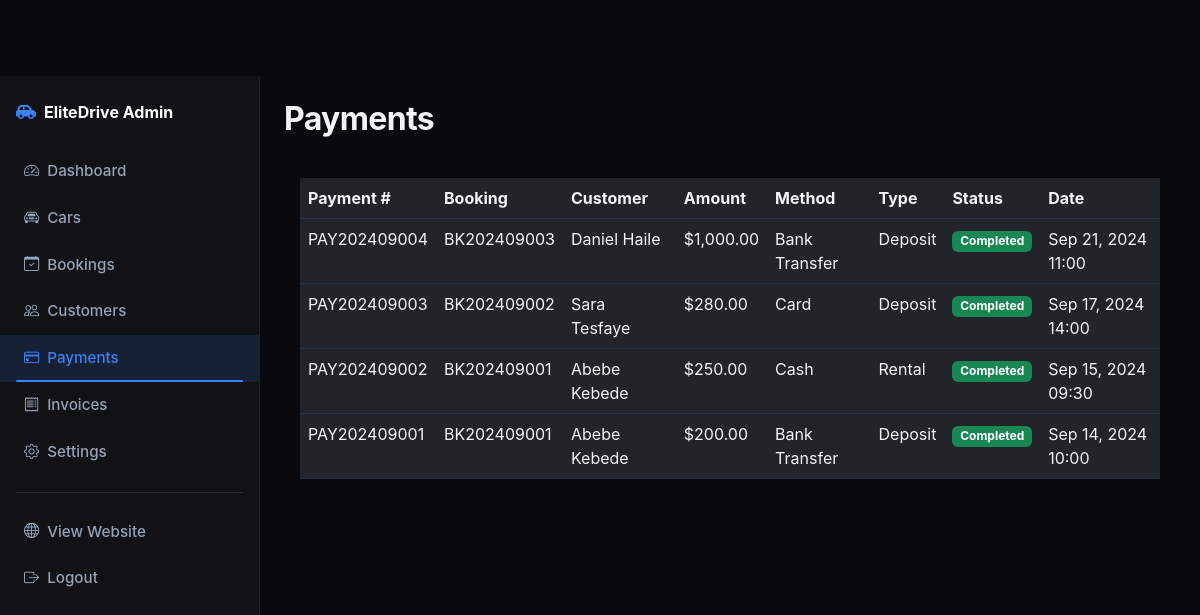
The page /admin/payments.php (signed in) on the database its author committed.
### tables this page shows
CREATE TABLE `payments` (
  `id` int(11) NOT NULL AUTO_INCREMENT,
  `booking_id` int(11) NOT NULL,
  `payment_number` varchar(20) NOT NULL,
  `amount` decimal(10,2) NOT NULL,
  `payment_method` enum('Cash','Bank Transfer','Card','Mobile Money','Other') NOT NULL,
  `payment_type` enum('Deposit','Rental','Additional','Refund') DEFAULT 'Rental',
  `status` enum('Pending','Completed','Failed','Refunded') DEFAULT 'Pending',
  `transaction_ref` varchar(100) DEFAULT NULL,
  `notes` text DEFAULT NULL,
  `paid_at` datetime DEFAULT NULL,
  `created_at` timestamp NOT NULL DEFAULT CURRENT_TIMESTAMP,
  PRIMARY KEY (`id`),
  UNIQUE KEY `payment_number` (`payment_number`),
  KEY `idx_booking` (`booking_id`),
  CONSTRAINT `fk_payments_booking` FOREIGN KEY (`booking_id`) REFERENCES `bookings` (`id`) ON DELETE CASCADE
);

CREATE TABLE `bookings` (
  `id` int(11) NOT NULL AUTO_INCREMENT,
  `booking_number` varchar(20) NOT NULL,
  `user_id` int(11) DEFAULT NULL,
  `car_id` int(11) NOT NULL,
  `pickup_location_id` int(11) NOT NULL,
  `return_location_id` int(11) NOT NULL,
  `pickup_date` date NOT NULL,
  `return_date` date NOT NULL,
  `pickup_time` time DEFAULT '10:00:00',
  `return_time` time DEFAULT '10:00:00',
  `rental_days` int(5) NOT NULL,
  `daily_rate` decimal(10,2) NOT NULL,
  `subtotal` decimal(10,2) NOT NULL,
  `discount` decimal(10,2) DEFAULT 0.00,
  `deposit` decimal(10,2) DEFAULT 0.00,
  `additional_fees` decimal(10,2) DEFAULT 0.00,
  `total_amount` decimal(10,2) NOT NULL,
  `paid_amount` decimal(10,2) DEFAULT 0.00,
  `status` enum('Pending','Confirmed','Active','Completed','Cancelled') DEFAULT 'Pending',
  `customer_name` varchar(100) NOT NULL,
  `customer_email` varchar(100) NOT NULL,
  `customer_phone` varchar(20) NOT NULL,
  `customer_address` text DEFAULT NULL,
  `driver_license` varchar(50) DEFAULT NULL,
  `notes` text DEFAULT NULL,
  `admin_notes` text DEFAULT NULL,
  `created_at` timestamp NOT NULL DEFAULT CURRENT_TIMESTAMP,
  `updated_at` timestamp NOT NULL DEFAULT CURRENT_TIMESTAMP ON UPDATE CURRENT_TIMESTAMP,
  PRIMARY KEY (`id`),
  UNIQUE KEY `booking_number` (`booking_number`),
  KEY `idx_user` (`user_id`),
  KEY `idx_car` (`car_id`),
  KEY `idx_status` (`status`),
  KEY `idx_dates` (`pickup_date`,`return_date`),
  CONSTRAINT `fk_bookings_user` FOREIGN KEY (`user_id`) REFERENCES `users` (`id`) ON DELETE SET NULL,
  CONSTRAINT `fk_bookings_car` FOREIGN KEY (`car_id`) REFERENCES `cars` (`id`),
  CONSTRAINT `fk_bookings_pickup` FOREIGN KEY (`pickup_location_id`) REFERENCES `locations` (`id`),
  CONSTRAINT `fk_bookings_return` FOREIGN KEY (`return_location_id`) REFERENCES `locations` (`id`)
);

### admin/payments.php (the view, shortened to what this page needs)
<?php
require_once '../includes/functions.php';
require_once '../includes/auth.php';
$payments = $pdo->query("SELECT p.*, b.booking_number, b.customer_name FROM payments p LEFT JOIN bookings b ON p.booking_id = b.id ORDER BY p.paid_at DESC, p.id DESC")->fetchAll();
?>
<!DOCTYPE html>
<html lang="en">
<head>
    <link href="https://cdn.jsdelivr.net/npm/bootstrap@5.3.3/dist/css/bootstrap.min.css" rel="stylesheet">
    <link href="https://cdn.jsdelivr.net/npm/bootstrap-icons@1.11.3/font/bootstrap-icons.min.css" rel="stylesheet">
    <link href="https://cdnjs.cloudflare.com/ajax/libs/font-awesome/6.5.1/css/all.min.css" rel="stylesheet">
    <link href="../assets/css/style.css" rel="stylesheet">
</head>
<body>
    <div class="d-flex">
        <div class="admin-sidebar" style="width:260px;flex-shrink:0;">
            <div class="px-3 mb-4">
                <a href="dashboard.php" class="text-decoration-none text-white">
                    <i class="fas fa-car-side text-accent me-2"></i><strong>EliteDrive Admin</strong>
                </a>
            </div>
            <nav class="nav flex-column">
                <a class="nav-link" href="dashboard.php"><i class="bi bi-speedometer2 me-2"></i>Dashboard</a>
                <a class="nav-link" href="cars.php"><i class="bi bi-car-front me-2"></i>Cars</a>
                <a class="nav-link" href="bookings.php"><i class="bi bi-calendar-check me-2"></i>Bookings</a>
                <a class="nav-link" href="customers.php"><i class="bi bi-people me-2"></i>Customers</a>
                <a class="nav-link active" href="payments.php"><i class="bi bi-credit-card me-2"></i>Payments</a>
                <a class="nav-link" href="invoices.php"><i class="bi bi-receipt me-2"></i>Invoices</a>
                <a class="nav-link" href="settings.php"><i class="bi bi-gear me-2"></i>Settings</a>
                <hr class="border-secondary mx-3">
                <a class="nav-link" href="../index.php" target="_blank"><i class="bi bi-globe me-2"></i>View Website</a>
                <a class="nav-link" href="logout.php"><i class="bi bi-box-arrow-right me-2"></i>Logout</a>
            </nav>
        </div>
        <div class="flex-grow-1 p-4" style="background:var(--bg-dark);min-height:100vh;">
            <h2 class="mb-4">Payments</h2>
            <div class="card-dark p-3">
                <div class="table-responsive">
                    <table class="table table-dark table-hover mb-0">
                        <thead>
                            <tr>
                                <th>Payment #</th>
                                <th>Booking</th>
                                <th>Customer</th>
                                <th>Amount</th>
                                <th>Method</th>
                                <th>Type</th>
                                <th>Status</th>
                                <th>Date</th>
                            </tr>
                        </thead>
                        <tbody>
                            <?php if (empty($payments)): ?>
                                <tr><td colspan="8" class="text-center text-muted py-4">No payments yet.</td></tr>
                            <?php else: foreach ($payments as $p): ?>
                                <tr>
                                    <td><?= e($p['payment_number']) ?></td>
                                    <td><?= e($p['booking_number'] ?? '-') ?></td>
                                    <td><?= e($p['customer_name'] ?? '-') ?></td>
                                    <td class="text-accent"><?= formatPrice($p['amount']) ?></td>
                                    <td><?= e($p['payment_method']) ?></td>
                                    <td><?= e($p['payment_type']) ?></td>
                                    <td><?= statusBadge($p['status']) ?></td>
                                    <td><?= $p['paid_at'] ? date('M d, Y H:i', strtotime($p['paid_at'])) : '-' ?></td>
                                </tr>
                            <?php endforeach; endif; ?>
                        </tbody>
                    </table>
                </div>
            </div>
        </div>
    </div>
</body>
</html>

### includes/functions.php (shortened to what this page needs)
<?php
function e($string) {
    return htmlspecialchars($string ?? '', ENT_QUOTES, 'UTF-8');
}
function formatPrice($amount) {
    return '$' . number_format((float)$amount, 2);
}
function statusBadge($status) {
    $classes = [
        'Available' => 'bg-success',
        'Reserved' => 'bg-warning text-dark',
        'Rented' => 'bg-primary',
        'Maintenance' => 'bg-secondary',
        'Inactive' => 'bg-dark',
        'Pending' => 'bg-warning text-dark',
        'Confirmed' => 'bg-info',
        'Active' => 'bg-primary',
        'Completed' => 'bg-success',
        'Cancelled' => 'bg-danger',
        'Draft' => 'bg-secondary',
        'Sent' => 'bg-info',
        'Paid' => 'bg-success',
        'Overdue' => 'bg-danger'
    ];
    $class = $classes[$status] ?? 'bg-secondary';
    return '<span class="badge ' . $class . '">' . e($status) . '</span>';
}
?>

### assets/css/style.css (style rules this page uses)
:root { --bg-dark: #0a0a0c; --bg-card: #121216; --bg-card-hover: #1a1a20; --bg-elevated: #0f0f12; --text-primary: #f1f5f9; --text-secondary: #94a3b8; --text-muted: #64748b; --accent: #3B82F6; --accent-hover: #60A5FA; --accent-dark: #2563EB; --border-color: rgba(59, 130, 246, 0.15); --glass: rgba(59, 130, 246, 0.06); --success: #22c55e; --danger: #ef4444; --radius: 12px; --radius-lg: 16px; --shadow: 0 8px 32px rgba(0, 0, 0, 0.55); --transition: all 0.3s ease; }
* { margin: 0; padding: 0; box-sizing: border-box; }
body { font-family: 'Inter', system-ui, -apple-system, sans-serif; background: var(--bg-dark); color: var(--text-primary); min-height: 100vh; display: flex; flex-direction: column; padding-top: 76px; }
h1, h2, h3, h4, h5, h6 { font-weight: 700; letter-spacing: -0.02em; }
.text-accent { color: var(--accent) !important; }
.nav-link { color: var(--text-secondary) !important; font-weight: 500; font-size: 0.95rem; padding: 0.5rem 1rem !important; transition: var(--transition); position: relative; }
.nav-link:hover, .nav-link.active { color: var(--text-primary) !important; }
.nav-link.active::after { content: ''; position: absolute; bottom: 0; left: 1rem; right: 1rem; height: 2px; background: var(--accent); border-radius: 2px; }
.admin-sidebar { background: var(--bg-card); min-height: 100vh; border-right: 1px solid var(--border-color); padding: 1.5rem 0; }
.admin-sidebar .nav-link { color: var(--text-secondary) !important; padding: 0.75rem 1.5rem !important; border-radius: 0; }
.admin-sidebar .nav-link:hover, .admin-sidebar .nav-link.active { background: rgba(59, 130, 246, 0.14); color: var(--accent) !important; }
.table, .table td, .table th { color: var(--text-primary) !important; border-color: var(--border-color) !important; }

### rows shown on the page
payments: payment_number "PAY202409004", booking.booking_number "BK202409003", booking.customer_name "Daniel Haile", amount "$1,000.00", payment_method "Bank Transfer", payment_type "Deposit", status "Completed", paid_at "Sep 21, 2024 11:00"
payments: payment_number "PAY202409003", booking.booking_number "BK202409002", booking.customer_name "Sara Tesfaye", amount "$280.00", payment_method "Card", payment_type "Deposit", status "Completed", paid_at "Sep 17, 2024 14:00"
payments: payment_number "PAY202409002", booking.booking_number "BK202409001", booking.customer_name "Abebe Kebede", amount "$250.00", payment_method "Cash", payment_type "Rental", status "Completed", paid_at "Sep 15, 2024 09:30"
payments: payment_number "PAY202409001", booking.booking_number "BK202409001", booking.customer_name "Abebe Kebede", amount "$200.00", payment_method "Bank Transfer", payment_type "Deposit", status "Completed", paid_at "Sep 14, 2024 10:00"
